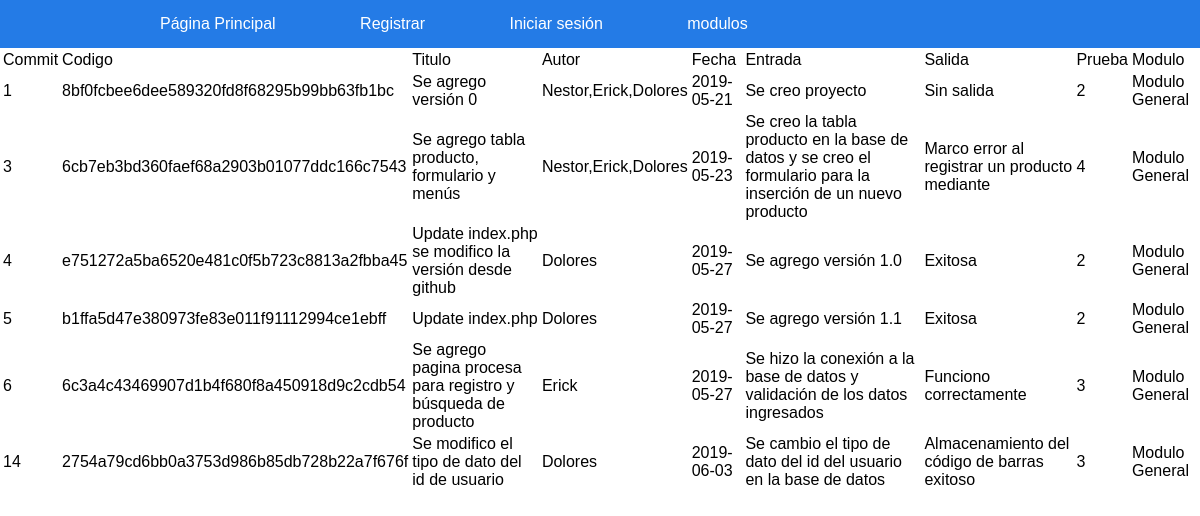
Screenshot of /mod3.php with the database file from the repository.
### tables this page shows
CREATE TABLE `modificaciones` (
  `id_commit` int(6) NOT NULL,
  `codigo` varchar(99) DEFAULT NULL,
  `titulo` varchar(150) DEFAULT NULL,
  `autor` varchar(20) DEFAULT NULL,
  `fecha` date DEFAULT NULL,
  `entrada` varchar(1000) DEFAULT NULL,
  `salida` varchar(1000) DEFAULT NULL,
  `id_prueba` int(6) DEFAULT NULL,
  `id_modulo` int(6) DEFAULT NULL
);

CREATE TABLE `modulo` (
  `id_modulos` int(6) NOT NULL,
  `nombre_modulo` varchar(50) DEFAULT NULL
);

### mod3.php (the view, shortened to what this page needs)
<!DOCTYPE html>
<html lang="en" dir="ltr">
  <head>
  </head>
  <body>
	<link rel="stylesheet" href="estilo.css">
  	<link rel="stylesheet" href="estilo2.css">
      <nav>
      				<ul class="nav navbar-nav">
                <li><a href="index.php">P&aacutegina Principal</a></li>
                <li><a href="agregarUsuarioinfo.php">Registrar</a></li>
      					<li><a href="login.php">Iniciar sesi&oacuten</a></li>
                <li><a href="modulo.php">modulos</a></li>
      				</ul>
      	</nav>
<?php
$consulta = "SELECT * FROM modificaciones INNER JOIN modulo on modulo.id_modulos=modificaciones.id_modulo where id_modulo=3";
$conexion=mysqli_connect("localhost","root","","bitacora") or
        die("Problemas en la conexión");
        $respuesta= mysqli_query($conexion,$consulta)or die("Problemas en el select".mysqli_error($conexion));
?>
<div id='modulo'>
 <center> <table class='table table-hover'>
            <thead>
        <tr>
          <td> Commit</td>
          <td>Codigo</td>
          <td>Titulo</td>
          <td>Autor</td>
          <td>Fecha</td>
          <td>Entrada</td>
          <td>Salida</td>
          <td>Prueba</td>
          <td>Modulo</td>
        </tr>
        </thead>
<?php
while($ros= mysqli_fetch_array($respuesta)){
echo "<tr>";
echo'<td>'.$ros[0].'</td>';
echo'<td>'.$ros[1].'</td>';
echo'<td>'.utf8_encode($ros[2]).'</td>';
echo'<td>'.$ros[3].'</td>';
echo'<td>'.$ros[4].'</td>';
echo'<td>'.utf8_encode($ros[5]).'</td>';
echo'<td>'.utf8_encode($ros[6]).'</td>';
echo'<td>'.$ros[7].'</td>';
echo'<td>'.utf8_encode($ros[10]).'</td>';
echo "</tr>";}
?>

### estilo2.css (style rules this page uses)
body { margin: 0; background-color: #FFFFFF; padding: 0px; font-family: Arial; }
nav { width: 100%; background: #247BE6; }
ul { width: 80%; margin: 0 auto; padding: 0; list-style: none; }
ul li { display: inline-block; }
ul li a { color: white; display: block; padding: 15px 40px; text-decoration: none; }

### rows the page displays
modificaciones: id_commit "1", codigo "8bf0fcbee6dee589320fd8f68295b99bb63fb1bc", titulo "Se agrego versión 0", autor "Nestor,Erick,Dolores", fecha "2019-05-21", entrada "Se creo proyecto", salida "Sin salida", id_prueba "2", id_modulo.nombre_modulo "Modulo General"
modificaciones: id_commit "3", codigo "6cb7eb3bd360faef68a2903b01077ddc166c7543", titulo "Se agrego tabla producto, formulario y menús", autor "Nestor,Erick,Dolores", fecha "2019-05-23", entrada "Se creo la tabla producto en la base de datos y se creo el formulario para la inserción de un nuevo producto", salida "Marco error al registrar un producto mediante", id_prueba "4", id_modulo.nombre_modulo "Modulo General"
modificaciones: id_commit "4", codigo "e751272a5ba6520e481c0f5b723c8813a2fbba45", titulo "Update index.php se modifico la versión desde github", autor "Dolores", fecha "2019-05-27", entrada "Se agrego versión 1.0", salida "Exitosa", id_prueba "2", id_modulo.nombre_modulo "Modulo General"
modificaciones: id_commit "5", codigo "b1ffa5d47e380973fe83e011f91112994ce1ebff", titulo "Update index.php", autor "Dolores", fecha "2019-05-27", entrada "Se agrego versión 1.1", salida "Exitosa", id_prueba "2", id_modulo.nombre_modulo "Modulo General"
modificaciones: id_commit "6", codigo "6c3a4c43469907d1b4f680f8a450918d9c2cdb54", titulo "Se agrego pagina procesa para registro y búsqueda de producto", autor "Erick", fecha "2019-05-27", entrada "Se hizo la conexión a la base de datos y validación de los datos ingresados", salida "Funciono correctamente", id_prueba "3", id_modulo.nombre_modulo "Modulo General"
modificaciones: id_commit "14", codigo "2754a79cd6bb0a3753d986b85db728b22a7f676f", titulo "Se modifico el tipo de dato del id de usuario", autor "Dolores", fecha "2019-06-03", entrada "Se cambio el tipo de dato del id del usuario en la base de datos", salida "Almacenamiento del código de barras exitoso", id_prueba "3", id_modulo.nombre_modulo "Modulo General"
